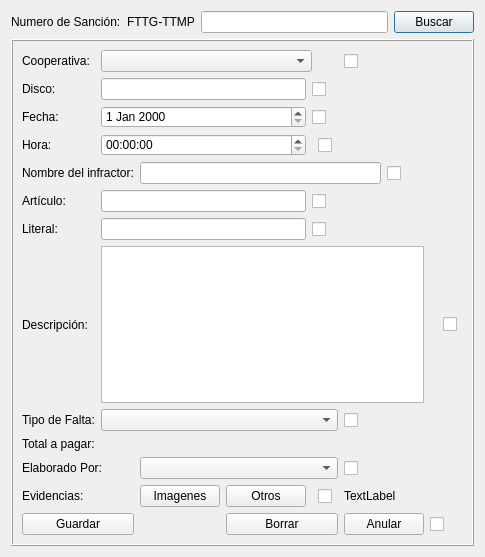
<?xml version="1.0" encoding="UTF-8"?>
<ui version="4.0">
 <class>dialog</class>
 <widget class="QDialog" name="dialog">
  <property name="geometry">
   <rect>
    <x>0</x>
    <y>0</y>
    <width>447</width>
    <height>557</height>
   </rect>
  </property>
  <property name="windowTitle">
   <string>Modificar Sanciones</string>
  </property>
  <layout class="QGridLayout" name="gridLayout">
   <item row="0" column="1">
    <widget class="QLabel" name="label_2">
     <property name="text">
      <string>FTTG-TTMP</string>
     </property>
    </widget>
   </item>
   <item row="0" column="2">
    <widget class="QLineEdit" name="boletaEntry"/>
   </item>
   <item row="0" column="3">
    <widget class="QPushButton" name="buscarBoton">
     <property name="text">
      <string>Buscar</string>
     </property>
    </widget>
   </item>
   <item row="0" column="0">
    <widget class="QLabel" name="label">
     <property name="text">
      <string>Numero de Sanción:</string>
     </property>
    </widget>
   </item>
   <item row="1" column="0" colspan="4">
    <widget class="QFrame" name="frame">
     <property name="enabled">
      <bool>true</bool>
     </property>
     <property name="styleSheet">
      <string notr="true">border-color: rgb(255, 170, 0);</string>
     </property>
     <property name="frameShape">
      <enum>QFrame::Box</enum>
     </property>
     <property name="frameShadow">
      <enum>QFrame::Raised</enum>
     </property>
     <property name="lineWidth">
      <number>1</number>
     </property>
     <layout class="QGridLayout" name="gridLayout_2">
      <item row="5" column="5" colspan="3">
       <widget class="QCheckBox" name="artCheck">
        <property name="text">
         <string/>
        </property>
       </widget>
      </item>
      <item row="6" column="0">
       <widget class="QLabel" name="litLabel">
        <property name="text">
         <string>Literal:</string>
        </property>
       </widget>
      </item>
      <item row="4" column="8" colspan="2">
       <widget class="QCheckBox" name="nombreCheck">
        <property name="text">
         <string/>
        </property>
       </widget>
      </item>
      <item row="6" column="1" colspan="4">
       <widget class="QLineEdit" name="litEntry"/>
      </item>
      <item row="3" column="1" colspan="4">
       <widget class="QTimeEdit" name="horaEntry"/>
      </item>
      <item row="3" column="6" colspan="3">
       <widget class="QCheckBox" name="horaCheck">
        <property name="text">
         <string/>
        </property>
       </widget>
      </item>
      <item row="5" column="1" colspan="4">
       <widget class="QLineEdit" name="artEntry"/>
      </item>
      <item row="5" column="0">
       <widget class="QLabel" name="artLabel">
        <property name="text">
         <string>Artículo:</string>
        </property>
       </widget>
      </item>
      <item row="1" column="5" colspan="3">
       <widget class="QCheckBox" name="discoCheck">
        <property name="text">
         <string/>
        </property>
       </widget>
      </item>
      <item row="0" column="7" colspan="2">
       <widget class="QCheckBox" name="coopCheck">
        <property name="text">
         <string/>
        </property>
       </widget>
      </item>
      <item row="1" column="0">
       <widget class="QLabel" name="discoLabel">
        <property name="text">
         <string>Disco:</string>
        </property>
       </widget>
      </item>
      <item row="2" column="0">
       <widget class="QLabel" name="fechaLabel">
        <property name="text">
         <string>Fecha:</string>
        </property>
       </widget>
      </item>
      <item row="3" column="0">
       <widget class="QLabel" name="horaLabel">
        <property name="text">
         <string>Hora:</string>
        </property>
       </widget>
      </item>
      <item row="1" column="1" colspan="4">
       <widget class="QLineEdit" name="discoEntry"/>
      </item>
      <item row="0" column="0">
       <widget class="QLabel" name="coopLabel">
        <property name="text">
         <string>Cooperativa:</string>
        </property>
       </widget>
      </item>
      <item row="0" column="1" colspan="5">
       <widget class="QComboBox" name="coopCombo"/>
      </item>
      <item row="2" column="1" colspan="4">
       <widget class="QDateEdit" name="fechaEntry"/>
      </item>
      <item row="2" column="5" colspan="3">
       <widget class="QCheckBox" name="fechaCheck">
        <property name="text">
         <string/>
        </property>
       </widget>
      </item>
      <item row="4" column="0" colspan="3">
       <widget class="QLabel" name="nombreLabel">
        <property name="text">
         <string>Nombre del infractor:</string>
        </property>
       </widget>
      </item>
      <item row="11" column="3">
       <widget class="QPushButton" name="pushButton">
        <property name="text">
         <string>Imagenes</string>
        </property>
       </widget>
      </item>
      <item row="4" column="3" colspan="5">
       <widget class="QLineEdit" name="nombreEntry"/>
      </item>
      <item row="12" column="7" colspan="2">
       <widget class="QPushButton" name="anularBoton">
        <property name="text">
         <string>Anular</string>
        </property>
       </widget>
      </item>
      <item row="9" column="0" colspan="2">
       <widget class="QLabel" name="totLabel">
        <property name="text">
         <string>Total a pagar:</string>
        </property>
       </widget>
      </item>
      <item row="7" column="0">
       <widget class="QLabel" name="desLabel">
        <property name="text">
         <string>Descripción:</string>
        </property>
       </widget>
      </item>
      <item row="8" column="0">
       <widget class="QLabel" name="tipLabel">
        <property name="text">
         <string>Tipo de Falta:</string>
        </property>
       </widget>
      </item>
      <item row="10" column="7" colspan="2">
       <widget class="QCheckBox" name="elabCheck">
        <property name="text">
         <string/>
        </property>
       </widget>
      </item>
      <item row="7" column="10">
       <widget class="QCheckBox" name="desCheck">
        <property name="text">
         <string/>
        </property>
       </widget>
      </item>
      <item row="12" column="0" colspan="3">
       <widget class="QPushButton" name="guardarBoton">
        <property name="text">
         <string>Guardar</string>
        </property>
       </widget>
      </item>
      <item row="8" column="1" colspan="6">
       <widget class="QComboBox" name="tipCombo"/>
      </item>
      <item row="10" column="0" colspan="2">
       <widget class="QLabel" name="elabLabel">
        <property name="text">
         <string>Elaborado Por: </string>
        </property>
       </widget>
      </item>
      <item row="8" column="7" colspan="2">
       <widget class="QCheckBox" name="tipCheck">
        <property name="text">
         <string/>
        </property>
       </widget>
      </item>
      <item row="12" column="9" colspan="2">
       <widget class="QCheckBox" name="anularCheck">
        <property name="text">
         <string/>
        </property>
       </widget>
      </item>
      <item row="6" column="5" colspan="3">
       <widget class="QCheckBox" name="litCheck">
        <property name="text">
         <string/>
        </property>
       </widget>
      </item>
      <item row="9" column="2" colspan="2">
       <widget class="QLabel" name="valorLabel">
        <property name="text">
         <string/>
        </property>
       </widget>
      </item>
      <item row="7" column="1" colspan="8">
       <widget class="QTextEdit" name="desEntry"/>
      </item>
      <item row="12" column="4" colspan="3">
       <widget class="QPushButton" name="borrarBoton">
        <property name="text">
         <string>Borrar</string>
        </property>
       </widget>
      </item>
      <item row="11" column="0">
       <widget class="QLabel" name="evidenciaLabel">
        <property name="text">
         <string>Evidencias: </string>
        </property>
       </widget>
      </item>
      <item row="10" column="3" colspan="4">
       <widget class="QComboBox" name="elabCombo"/>
      </item>
      <item row="11" column="4">
       <widget class="QPushButton" name="pushButton_2">
        <property name="text">
         <string>Otros</string>
        </property>
       </widget>
      </item>
      <item row="11" column="6">
       <widget class="QCheckBox" name="vaorCheck">
        <property name="text">
         <string/>
        </property>
       </widget>
      </item>
      <item row="11" column="7" colspan="4">
       <widget class="QLabel" name="label_3">
        <property name="text">
         <string>TextLabel</string>
        </property>
       </widget>
      </item>
     </layout>
    </widget>
   </item>
  </layout>
 </widget>
 <tabstops>
  <tabstop>boletaEntry</tabstop>
  <tabstop>buscarBoton</tabstop>
  <tabstop>coopCombo</tabstop>
  <tabstop>coopCheck</tabstop>
  <tabstop>discoEntry</tabstop>
  <tabstop>discoCheck</tabstop>
  <tabstop>fechaEntry</tabstop>
  <tabstop>fechaCheck</tabstop>
  <tabstop>horaEntry</tabstop>
  <tabstop>horaCheck</tabstop>
  <tabstop>nombreEntry</tabstop>
  <tabstop>nombreCheck</tabstop>
  <tabstop>artEntry</tabstop>
  <tabstop>artCheck</tabstop>
  <tabstop>litEntry</tabstop>
  <tabstop>litCheck</tabstop>
  <tabstop>desEntry</tabstop>
  <tabstop>desCheck</tabstop>
  <tabstop>tipCombo</tabstop>
  <tabstop>tipCheck</tabstop>
  <tabstop>elabCombo</tabstop>
  <tabstop>elabCheck</tabstop>
  <tabstop>guardarBoton</tabstop>
  <tabstop>borrarBoton</tabstop>
  <tabstop>anularBoton</tabstop>
  <tabstop>anularCheck</tabstop>
 </tabstops>
 <resources/>
 <connections/>
</ui>
